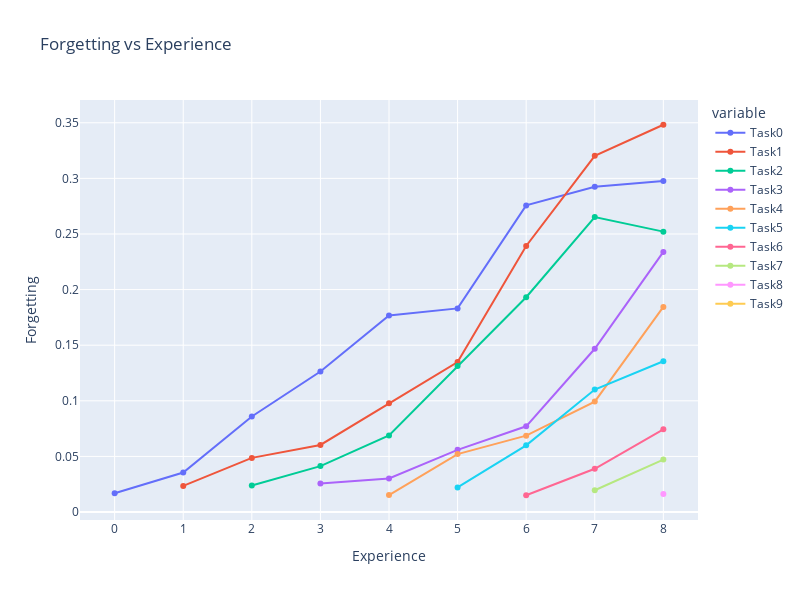

Here is the notebook cell this chart was saved with:
### Code cell
fig = px.line(
    pd.DataFrame(agem_data["forgettings"]),
    title="Forgetting vs Experience",
    labels=dict(index="Experience", value="Forgetting"),
    width=800,
    height=600,
    markers=True,
)
fig.update_xaxes(type="category")
fig.show()

### Figure 1 — Plotly figure (JSON) as saved in the notebook; plotly's stock layout.template omitted (floating-point values rounded to 4 significant figures)
{"data": [{"hovertemplate": "variable=Task0<br>Experience=%{x}<br>Forgetting=%{y}<extra></extra>", "legendgroup": "Task0", "line": {"color": "#636efa", "dash": "solid"}, "marker": {"symbol": "circle"}, "mode": "markers+lines", "name": "Task0", "orientation": "v", "showlegend": true, "type": "scatter", "x": [0, 1, 2, 3, 4, 5, 6, 7, 8], "xaxis": "x", "y": [0.0169, 0.0355, 0.0859, 0.1263, 0.1768, 0.1831, 0.2757, 0.2925, 0.2976], "yaxis": "y"}, {"hovertemplate": "variable=Task1<br>Experience=%{x}<br>Forgetting=%{y}<extra></extra>", "legendgroup": "Task1", "line": {"color": "#EF553B", "dash": "solid"}, "marker": {"symbol": "circle"}, "mode": "markers+lines", "name": "Task1", "orientation": "v", "showlegend": true, "type": "scatter", "x": [0, 1, 2, 3, 4, 5, 6, 7, 8], "xaxis": "x", "y": [null, 0.0235, 0.0487, 0.0603, 0.0978, 0.1349, 0.2392, 0.3203, 0.3482], "yaxis": "y"}, {"hovertemplate": "variable=Task2<br>Experience=%{x}<br>Forgetting=%{y}<extra></extra>", "legendgroup": "Task2", "line": {"color": "#00cc96", "dash": "solid"}, "marker": {"symbol": "circle"}, "mode": "markers+lines", "name": "Task2", "orientation": "v", "showlegend": true, "type": "scatter", "x": [0, 1, 2, 3, 4, 5, 6, 7, 8], "xaxis": "x", "y": [null, null, 0.0238, 0.0413, 0.0688, 0.1314, 0.1931, 0.2652, 0.2521], "yaxis": "y"}, {"hovertemplate": "variable=Task3<br>Experience=%{x}<br>Forgetting=%{y}<extra></extra>", "legendgroup": "Task3", "line": {"color": "#ab63fa", "dash": "solid"}, "marker": {"symbol": "circle"}, "mode": "markers+lines", "name": "Task3", "orientation": "v", "showlegend": true, "type": "scatter", "x": [0, 1, 2, 3, 4, 5, 6, 7, 8], "xaxis": "x", "y": [null, null, null, 0.0257, 0.0302, 0.0559, 0.0771, 0.1468, 0.2339], "yaxis": "y"}, {"hovertemplate": "variable=Task4<br>Experience=%{x}<br>Forgetting=%{y}<extra></extra>", "legendgroup": "Task4", "line": {"color": "#FFA15A", "dash": "solid"}, "marker": {"symbol": "circle"}, "mode": "markers+lines", "name": "Task4", "orientation": "v", "showlegend": true, "type": "scatter", "x": [0, 1, 2, 3, 4, 5, 6, 7, 8], "xaxis": "x", "y": [null, null, null, null, 0.0153, 0.0521, 0.0687, 0.0993, 0.1844], "yaxis": "y"}, {"hovertemplate": "variable=Task5<br>Experience=%{x}<br>Forgetting=%{y}<extra></extra>", "legendgroup": "Task5", "line": {"color": "#19d3f3", "dash": "solid"}, "marker": {"symbol": "circle"}, "mode": "markers+lines", "name": "Task5", "orientation": "v", "showlegend": true, "type": "scatter", "x": [0, 1, 2, 3, 4, 5, 6, 7, 8], "xaxis": "x", "y": [null, null, null, null, null, 0.0221, 0.06, 0.1101, 0.1356], "yaxis": "y"}, {"hovertemplate": "variable=Task6<br>Experience=%{x}<br>Forgetting=%{y}<extra></extra>", "legendgroup": "Task6", "line": {"color": "#FF6692", "dash": "solid"}, "marker": {"symbol": "circle"}, "mode": "markers+lines", "name": "Task6", "orientation": "v", "showlegend": true, "type": "scatter", "x": [0, 1, 2, 3, 4, 5, 6, 7, 8], "xaxis": "x", "y": [null, null, null, null, null, null, 0.0151, 0.0389, 0.0744], "yaxis": "y"}, {"hovertemplate": "variable=Task7<br>Experience=%{x}<br>Forgetting=%{y}<extra></extra>", "legendgroup": "Task7", "line": {"color": "#B6E880", "dash": "solid"}, "marker": {"symbol": "circle"}, "mode": "markers+lines", "name": "Task7", "orientation": "v", "showlegend": true, "type": "scatter", "x": [0, 1, 2, 3, 4, 5, 6, 7, 8], "xaxis": "x", "y": [null, null, null, null, null, null, null, 0.0196, 0.0472], "yaxis": "y"}, {"hovertemplate": "variable=Task8<br>Experience=%{x}<br>Forgetting=%{y}<extra></extra>", "legendgroup": "Task8", "line": {"color": "#FF97FF", "dash": "solid"}, "marker": {"symbol": "circle"}, "mode": "markers+lines", "name": "Task8", "orientation": "v", "showlegend": true, "type": "scatter", "x": [0, 1, 2, 3, 4, 5, 6, 7, 8], "xaxis": "x", "y": [null, null, null, null, null, null, null, null, 0.0162], "yaxis": "y"}, {"hovertemplate": "variable=Task9<br>Experience=%{x}<br>Forgetting=%{y}<extra></extra>", "legendgroup": "Task9", "line": {"color": "#FECB52", "dash": "solid"}, "marker": {"symbol": "circle"}, "mode": "markers+lines", "name": "Task9", "orientation": "v", "showlegend": true, "type": "scatter", "x": [0, 1, 2, 3, 4, 5, 6, 7, 8], "xaxis": "x", "y": [null, null, null, null, null, null, null, null, null], "yaxis": "y"}], "layout": {"height": 600, "legend": {"title": {"text": "variable"}, "tracegroupgap": 0}, "title": {"text": "Forgetting vs Experience"}, "width": 800, "xaxis": {"anchor": "y", "domain": [0, 1], "title": {"text": "Experience"}, "type": "category"}, "yaxis": {"anchor": "x", "domain": [0, 1], "title": {"text": "Forgetting"}}}}
